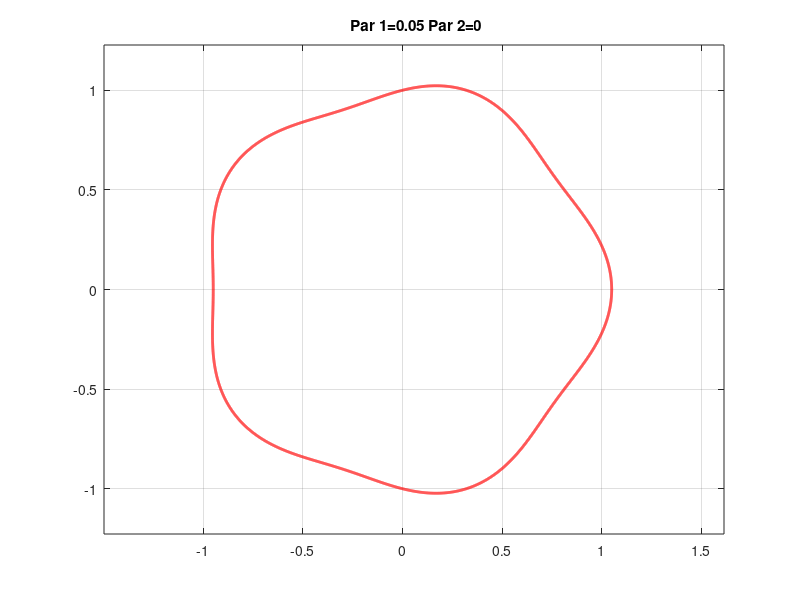

Write MATLAB code to recreate this figure. (Note: this script raises an error after producing the figure.)
clear all
close all
  fi=linspace(0,2*pi,10001);
  
  iforma=input(' iforma = [0/1] ');
  if length(iforma)==0
   iforma=1;
  end
  
  cce=0;
  R00=1;
  vDeForP=[5 10 20 30];
  vDeForC=[-.02 .02];
  vDeForF=[0 20 40];
  %DeForC=+.0;
  %DeForS=-.001;
  %DeForS=.00;
  NAz=5;
  
  dF=pi/2;
  dF=0;
  
  figure
  for DeForP=vDeForP
  DeFor=DeForP/100;
  
  for DeForF=vDeForF
  
  DeForC=DeForF*DeFor/100;
  rocf=cce+R00*(1+DeFor*sin(NAz*fi)+DeForC*sin(2*NAz*fi)).*exp(j*fi);
  roc=R00*(1+DeFor*cos(NAz*(fi-dF))+DeForC*cos(2*NAz*(fi-dF)));
  rocf=cce+roc.*exp(j*fi);
  droc=-DeFor/NAz*sin(NAz*(fi-dF))-DeForC/(2*NAz)*sin(2*NAz*(fi-dF));

  
  plot(real(rocf),imag(rocf),'r','linewidth',2)
  axis equal
  a=axis;
  axis(a*1.2)
  grid
  title([' Par 1=',num2str(DeFor),' Par 2=',num2str(DeForC)])
  pausak
  
  end
  
  end
  
  if iforma==1
  return
  end
  figure, plot(fi,roc,fi,droc+R00), pausak

  %figure, plot(fi,roc,'r','linewidth',3), hold on
  %for mu=2:2:8
  % plot(fi,cos(mu*fi),fi,sin(mu*fi)), pausak
  %end

  
  %return
  
  fdcs=droc(1:end-1).*droc(2:end);
  fzder=find(fdcs<0)+1;
  fzder1=fzder(1);
  Fio=fi([fzder1:end]);
  Fio=[Fio fi(1:fzder1-1)+2*pi];
  Fa=roc([fzder1:end 1:fzder1-1]);
  Fad=droc([fzder1:end 1:fzder1-1]);
  
  %Fa=roc;
  Fmi=min(Fa);
  Fma=max(Fa);
  rVet=linspace(Fmi,Fma,501);
  kinc=0;
  for krv=2:length(rVet)-1;
   kinc=kinc+1;
   r0=rVet(krv);
   fze=Fa-r0;
   fcs=fze(1:end-1).*fze(2:end);
   fiz=find(fcs<0);
   deR=Fad(fiz);
   fizp=find(deR>=0);
   fizn=find(deR<0);
   if fizn(1)>fizp(1)
    FZi(kinc,:)=Fio(fiz(fizp));
    FZf(kinc,:)=Fio(fiz(fizn));
   else
    FZf(kinc,:)=Fio(fiz(fizp));
    FZi(kinc,:)=Fio(fiz(fizn));   
   end
  end
  rVp=rVet(2:end-1);

  figure, 
  plot(Fio,Fa,Fio,Fad+R00), pausak  
  
  figure, 
  plot(rVp,FZi,'g.',rVp,FZf,'r.'), pausak
  
  mm=min(min(FZi));
  MM=max(max(FZf));
  dm=MM-mm;
  drpi=2*pi-dm;
  mm=mm-drpi/2;
  MM=MM+drpi/2;
  
  NP=301;
  FZia=linspace(0,Fmi,NP)';
  FZmN=ones(NP,NAz)*NaN;
  FZm=FZmN;
  FZm(:,1)=ones(size(FZia))*mm;
  FZp=FZmN;
  FZp(:,end)=ones(size(FZia))*MM;
  
  fasid=[FZm; FZi];
  fasud=[FZp; FZf];
  rv=[FZia; rVp'];
  figure, plot(rv,fasid,'g.',rv,fasud,'r.')